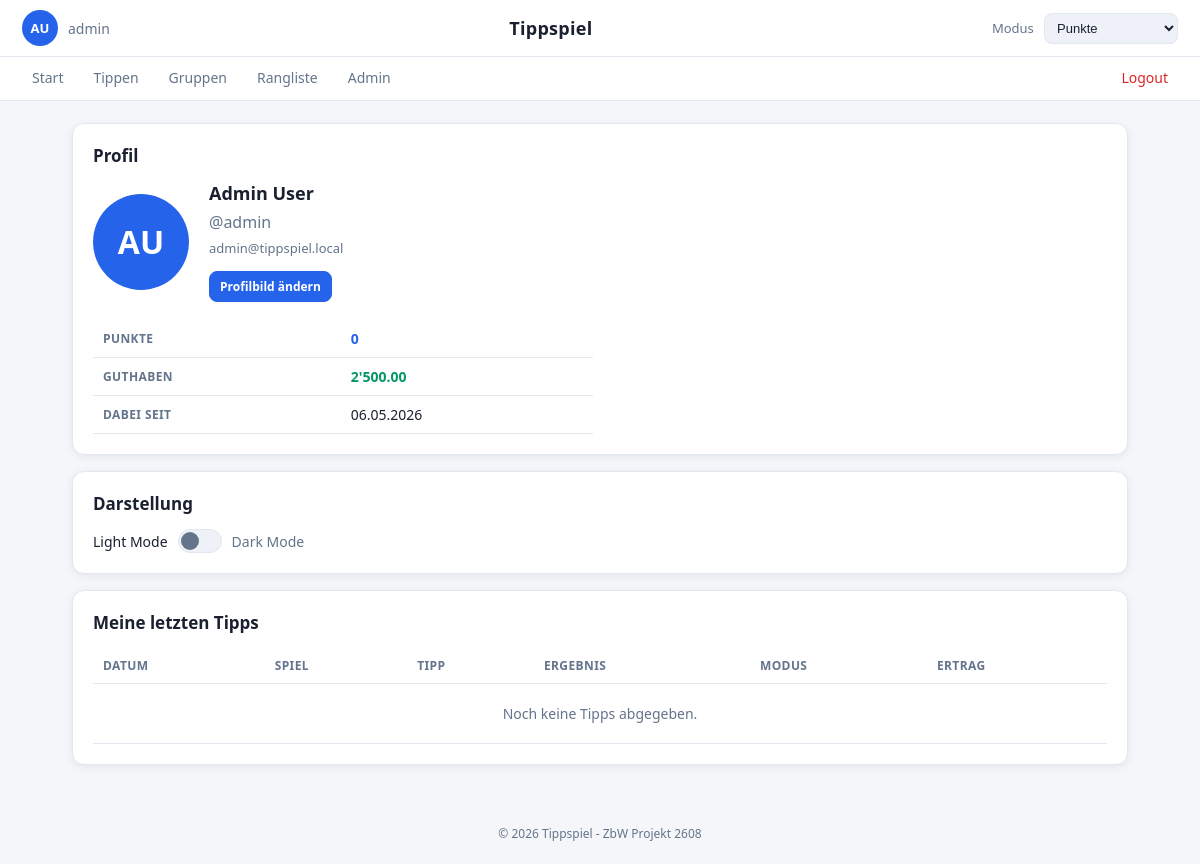
The page /pages/profile.php (signed in) on the database its author committed.
### tables this page shows
CREATE TABLE users (
    id                INT AUTO_INCREMENT PRIMARY KEY,
    username          VARCHAR(50)  NOT NULL UNIQUE,
    email             VARCHAR(120) NOT NULL UNIQUE,
    password_hash     VARCHAR(255) NOT NULL,
    first_name        VARCHAR(60)  NOT NULL,
    last_name         VARCHAR(60)  NOT NULL,
    role              ENUM('user','admin') NOT NULL DEFAULT 'user',
    points_total      INT NOT NULL DEFAULT 0,
    money_balance     DECIMAL(12,2) NOT NULL DEFAULT 2500.00,
    profile_picture   VARCHAR(255) DEFAULT NULL,
    theme             ENUM('light','dark') NOT NULL DEFAULT 'light',
    created_at        TIMESTAMP DEFAULT CURRENT_TIMESTAMP
);

### config/db.php (called while the page is built, shortened)
<?php
function db(): PDO {
    static $pdo = null;
    if ($pdo === null) {
        $dsn = 'mysql:host=' . DB_HOST . ';dbname=' . DB_NAME . ';charset=' . DB_CHAR;
        $opt = [
            PDO::ATTR_ERRMODE            => PDO::ERRMODE_EXCEPTION,
            PDO::ATTR_DEFAULT_FETCH_MODE => PDO::FETCH_ASSOC,
            PDO::ATTR_EMULATE_PREPARES   => false,
        ];
        try {
            $pdo = new PDO($dsn, DB_USER, DB_PASS, $opt);
        } catch (PDOException $e) {
            http_response_code(500);
            die('DB-Fehler: ' . $e->getMessage());
        }
    }
    return $pdo;
}

### includes/auth.php (called while the page is built, shortened)
<?php
require_once __DIR__ . '/../config/db.php';
function current_user(): ?array {
    static $user = null;
    if ($user === null) {
        $stmt = db()->prepare('SELECT * FROM users WHERE id = ?');
        $stmt->execute([$_SESSION['user_id']]);
        $user = $stmt->fetch() ?: null;
    }
    return $user;
}
function require_login(): array {
    $u = current_user();
    return $u;
}
function initials(array $u): string {
    return strtoupper(mb_substr($u['first_name'], 0, 1) . mb_substr($u['last_name'], 0, 1));
}

### pages/profile.php (the view, shortened to what this page needs)
<?php
$active = 'profile';
require_once __DIR__ . '/../includes/header.php';
$hasPic = !empty($user['profile_picture']);
$picUrl = $hasPic ? '/Tippspiel/' . htmlspecialchars($user['profile_picture']) : '';
?>
<section class="card">
  <h2>Profil</h2>
  <div class="profile-head">
    <span class="avatar profile-avatar" data-initials="<?= htmlspecialchars(initials($user)) ?>">
      <?php if ($hasPic): ?>
        <img src="<?= $picUrl ?>" alt="Profilbild">
      <?php else: ?>
        <?= htmlspecialchars(initials($user)) ?>
      <?php endif; ?>
    </span>
    <div class="profile-info">
      <strong style="font-size:18px"><?= htmlspecialchars($user['first_name'] . ' ' . $user['last_name']) ?></strong>
      <span style="color:var(--muted)">@<?= htmlspecialchars($user['username']) ?></span>
      <span style="color:var(--muted);font-size:13px"><?= htmlspecialchars($user['email']) ?></span>
      <div style="margin-top:8px;display:flex;gap:10px;flex-wrap:wrap">
        <label class="btn primary small" for="pic-file" style="cursor:pointer">Profilbild ändern</label>
      </div>
    </div>
  </div>
  <table style="max-width:500px">
    <tr><th>Punkte</th><td><strong style="color:var(--primary)"><?= (int)$user['points_total'] ?></strong></td></tr>
    <tr><th>Guthaben</th><td><strong style="color:var(--accent)"><?= number_format((float)$user['money_balance'],2,'.',"'") ?></strong></td></tr>
    <tr><th>Dabei seit</th><td><?= date('d.m.Y', strtotime($user['created_at'])) ?></td></tr>
  </table>
</section>
<section class="card">
  <h2>Darstellung</h2>
  <div class="theme-toggle">
    <span style="font-size:14px">Light Mode</span>
    <label class="toggle-switch">
      <span class="toggle-slider"></span>
    </label>
    <span style="font-size:14px;color:var(--muted)">Dark Mode</span>
  </div>
</section>
<section class="card">
  <h2>Meine letzten Tipps</h2>
  <table>
    <thead><tr><th>Datum</th><th>Spiel</th><th>Tipp</th><th>Ergebnis</th><th>Modus</th><th>Ertrag</th></tr></thead>
    <tbody>
    <?php
      $stmt = db()->prepare(
        'SELECT b.*, m.match_datetime, m.home_score, m.away_score,
                m.home_name AS hn, m.away_name AS an
         FROM bets b
         JOIN matches m ON m.id = b.match_id
         WHERE b.user_id = ?
         ORDER BY b.created_at DESC LIMIT 25'
      );
      $stmt->execute([$user['id']]);
      $rows = $stmt->fetchAll();
      if (!$rows):
    ?>
      <tr><td colspan="6" style="color:var(--muted);text-align:center;padding:20px">Noch keine Tipps abgegeben.</td></tr>
    <?php else: foreach ($rows as $r):
          $tipText = $r['mode'] === 'points'
            ? (int)$r['tip_home'].' : '.(int)$r['tip_away']
            : ($r['tip_winner'] === 'home' ? 'Heimsieg'
              : ($r['tip_winner'] === 'away' ? 'Auswärtssieg' : 'Unentschieden'));
          $ertrag = $r['mode'] === 'points'
            ? ((int)$r['points_earned'].' Pkt')
            : number_format((float)$r['money_earned'],2,'.',"'");
    ?>
      <tr>
        <td><?= date('d.m.Y', strtotime($r['match_datetime'])) ?></td>
        <td><?= htmlspecialchars($r['hn'].' – '.$r['an']) ?></td>
        <td><?= htmlspecialchars($tipText) ?></td>
        <td><?= $r['home_score'] !== null ? ((int)$r['home_score'].' : '.(int)$r['away_score']) : '–' ?></td>
        <td><span class="badge <?= $r['mode'] ?>"><?= $r['mode'] === 'points' ? 'Punkte' : 'Geld' ?></span></td>
        <td><?= htmlspecialchars($ertrag) ?></td>
      </tr>
    <?php endforeach; endif; ?>
    </tbody>
  </table>
</section>
<?php require_once __DIR__ . '/../includes/footer.php'; ?>

### includes/header.php (shortened to what this page needs)
<?php
require_once __DIR__ . '/auth.php';
$user = require_login();
$active = $active ?? '';
$themeClass = ($user['theme'] ?? 'light') === 'dark' ? 'dark' : '';
$avatarHtml = '';
if (!empty($user['profile_picture'])) {
    $picUrl = '/Tippspiel/' . htmlspecialchars($user['profile_picture']);
    $avatarHtml = '<img src="' . $picUrl . '" alt="Profilbild">';
} else {
    $avatarHtml = htmlspecialchars(initials($user));
}
?>
<!DOCTYPE html>
<html lang="de">
<head>
<link rel="stylesheet" href="/Tippspiel/css/style.css?v=5">
</head>
<body class="<?= $themeClass ?>">
<header class="topbar">
  <a class="profile-link" href="/Tippspiel/pages/profile.php" title="Profil">
    <span class="avatar" data-initials="<?= htmlspecialchars(initials($user)) ?>"><?= $avatarHtml ?></span>
    <span class="username"><?= htmlspecialchars($user['username']) ?></span>
  </a>
  <h1 class="brand">Tippspiel</h1>
  <div class="mode-switch">
    <label for="mode">Modus</label>
    <select id="mode">
      <option value="points">Punkte</option>
    </select>
  </div>
</header>
<nav class="mainnav">
  <a href="/Tippspiel/pages/home.php"        class="<?= $active==='home'       ? 'active' : '' ?>">Start</a>
  <a href="/Tippspiel/pages/sports.php"      class="<?= $active==='sports'     ? 'active' : '' ?>">Tippen</a>
  <a href="/Tippspiel/pages/groups.php"      class="<?= $active==='groups'     ? 'active' : '' ?>">Gruppen</a>
  <a href="/Tippspiel/pages/leaderboard.php" class="<?= $active==='leaderboard'? 'active' : '' ?>">Rangliste</a>
  <?php if ($user['role'] === 'admin'): ?>
    <a href="/Tippspiel/pages/admin.php"     class="<?= $active==='admin'      ? 'active' : '' ?>">Admin</a>
  <?php endif; ?>
  <a href="/Tippspiel/api/logout.php" class="logout">Logout</a>
</nav>
<main class="container">

### css/style.css (style rules this page uses)
:root { --bg: #f4f6fa; --surface: #ffffff; --surface-2: #eef1f7; --text: #1a2030; --muted: #64748b; --primary: #2563eb; --primary-2: #1d4ed8; --accent: #059669; --danger: #dc2626; --warn: #d97706; --border: #e2e8f0; --radius: 12px; --shadow: 0 2px 8px rgba(0,0,0,.07); }
* { box-sizing: border-box; }
body { margin: 0; font-family: system-ui, -apple-system, "Segoe UI", Roboto, sans-serif; background: var(--bg); color: var(--text); min-height: 100vh; }
a { color: var(--primary); text-decoration: none; }
.btn { display: inline-block; cursor: pointer; padding: 10px 16px; border-radius: 8px; border: 1px solid var(--border); font-weight: 600; font-size: 14px; background: var(--surface-2); color: var(--text); transition: background .15s; }
.btn.primary { background: var(--primary); color: #fff; border-color: var(--primary); }
.btn.small { padding: 6px 10px; font-size: 12px; }
.topbar { display: flex; align-items: center; justify-content: space-between; padding: 10px 22px; background: var(--surface); border-bottom: 1px solid var(--border); }
.brand { margin: 0; font-size: 18px; font-weight: 700; letter-spacing: .3px; }
.profile-link { display: flex; align-items: center; gap: 10px; color: var(--text); }
.avatar { width: 36px; height: 36px; min-width: 36px; min-height: 36px; border-radius: 50%; background: var(--primary); color: #fff; display: inline-flex; align-items: center; justify-content: center; font-weight: 700; font-size: 13px; flex-shrink: 0; overflow: hidden; position: relative; }
.username { color: var(--muted); font-size: 14px; }
.mode-switch label { color: var(--muted); margin-right: 6px; font-size: 13px; }
.mode-switch select { background: var(--surface-2); color: var(--text); border: 1px solid var(--border); border-radius: 8px; padding: 6px 8px; font-size: 13px; }
.mainnav { display: flex; gap: 2px; padding: 0 18px; background: var(--surface); border-bottom: 1px solid var(--border); }
.mainnav a { color: var(--muted); padding: 11px 14px; font-size: 14px; border-bottom: 2px solid transparent; white-space: nowrap; }
.mainnav .logout { margin-left: auto; color: var(--danger); }
.container { max-width: 1100px; margin: 0 auto; padding: 22px; }
.card { background: var(--surface); padding: 20px; border-radius: var(--radius); margin-bottom: 16px; box-shadow: var(--shadow); border: 1px solid var(--border); }
.card h2 { margin: 0 0 14px; font-size: 17px; color: var(--text); }
.profile-head { display: flex; align-items: center; gap: 20px; margin-bottom: 18px; flex-wrap: wrap; }
.profile-avatar { width: 96px; height: 96px; min-width: 96px; min-height: 96px; font-size: 32px; border-radius: 50%; overflow: hidden; flex-shrink: 0; display: inline-flex; align-items: center; justify-content: center; background: var(--primary); color: #fff; }
.profile-info { display: flex; flex-direction: column; gap: 6px; }
table { width: 100%; border-collapse: collapse; }
th, td { padding: 9px 10px; text-align: left; }
th { color: var(--muted); font-weight: 600; font-size: 12px; text-transform: uppercase; letter-spacing: .4px; border-bottom: 1px solid var(--border); }
td { border-bottom: 1px solid var(--border); font-size: 14px; }
.theme-toggle { display: flex; align-items: center; gap: 10px; }
.toggle-switch { position: relative; width: 44px; height: 24px; }
.toggle-slider { position: absolute; inset: 0; background: var(--surface-2); border: 1px solid var(--border); border-radius: 999px; cursor: pointer; transition: background .2s; }
.toggle-slider::before { content: ''; position: absolute; width: 18px; height: 18px; border-radius: 50%; background: var(--muted); top: 2px; left: 2px; transition: transform .2s, background .2s; }

### rows shown on the page
users: avatarHtml "AU", username "admin", initials($user) "AU", first_name+last_name "Admin User", email "admin@tippspiel.local", points_total "0", money_balance "2'500.00", created_at "06.05.2026"
